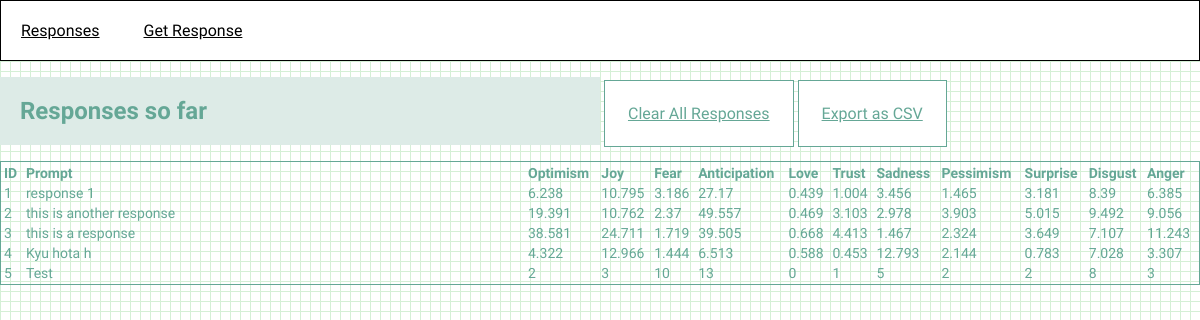
The app's page /, older data.
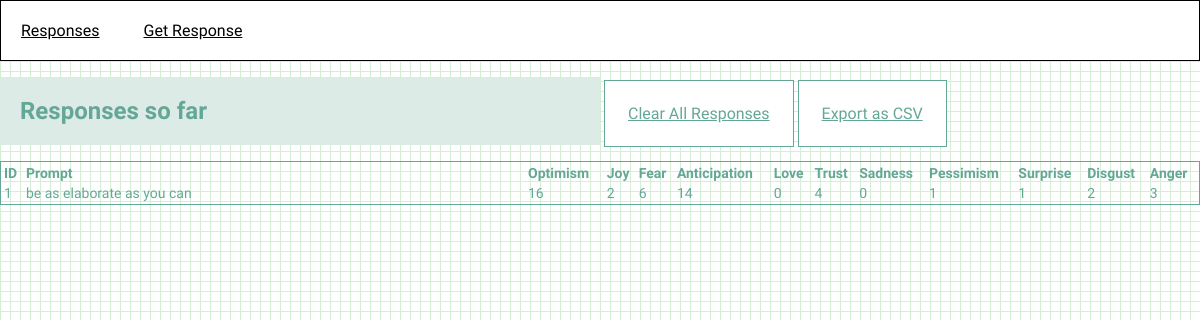
The same page, newer data.
### app.py (models this page shows, shortened)
class Response(db.Model):
    id = db.Column(db.Integer, primary_key=True)
    created_at = db.Column(db.DateTime(timezone=True), server_default=func.now())
    answerText = db.Column(db.Text)
    emotions = db.Column(db.JSON, nullable=False)  # Store emotions as JSON
    gcode_path = db.Column(db.String(255), nullable=True)

### app.py (the view)
@app.route('/')
def responses():
    responses = Response.query.all()
    return render_template('responses.html', responses=responses)

### templates/responses.html
{% extends 'base.html' %}
{% block content %}
<h1 class="response-heading">{% block title %}Responses so far{% endblock %}</h1>
<a href="{{ url_for('clear_responses') }}" class="btn btn-danger table-btns">Clear All Responses</a>
<a href="{{ url_for('export_responses') }}" class="btn btn-primary table-btns">Export as CSV</a>
<table class="table">
  <thead>
    <tr>
      <th>ID</th>
      <th>Prompt      </th>
      <th>Optimism    </th>
      <th>Joy         </th>
      <th>Fear        </th>
      <th>Anticipation</th>
      <th>Love        </th>
      <th>Trust       </th>
      <th>Sadness     </th>
      <th>Pessimism   </th>
      <th>Surprise    </th>
      <th>Disgust     </th>
      <th>Anger       </th>
    </tr>
  </thead>
  <tbody>
    {% for response in responses %}
    <tr>
      <td>{{ response.id }}</td>
      <td>{{ response.answerText }}</td>
      <td>{{ response.emotions.optimism }}</td>
      <td>{{ response.emotions.joy }}</td>
      <td>{{ response.emotions.fear }}</td>
      <td>{{ response.emotions.anticipation }}</td>
      <td>{{ response.emotions.love }}</td>
      <td>{{ response.emotions.trust }}</td>
      <td>{{ response.emotions.sadness }}</td>
      <td>{{ response.emotions.pessimism }}</td>
      <td>{{ response.emotions.surprise }}</td>
      <td>{{ response.emotions.disgust }}</td>
      <td>{{ response.emotions.anger }}</td>
    </tr>
    {% endfor %}
  </tbody>
</table>
{% endblock %}

### templates/base.html (shortened to what this page needs)
<!DOCTYPE html>
<html lang="en">
<head>
    <link rel="stylesheet" href="{{ url_for('static', filename= 'css/style.css') }}">
</head>
<body>
    <nav style="position: relative; width: 100%; border: 1px solid;">
        <a style="color: black; margin: 20px; display: inline-block;" href="{{ url_for('responses') }}">Responses</a>
        <a style="color: black; margin: 20px; display: inline-block;" href="{{ url_for('entry') }}">Get Response</a>
    </nav>
    <div class="line">
        {% block content %} {% endblock %}
    </div>
</body>
</html>

### static/css/style.css (style rules this page uses)
:root { --primary-color: #65A796; --background-color : #DDEBE7; }
.line { width: 100vw; height: 100vh; opacity: 1; background-image: linear-gradient(#d5efd6 1px, transparent 1px), linear-gradient(to right, #d5efd6 1px, #ffffff 1px); background-size: 10px 10px; }
.response-heading { display: inline-block; text-align: left; margin-left: auto; margin-right: auto; padding: 20px; font-size: 24px; width: 50vw; color: var(--primary-color); background-color: var(--background-color); }
.table-btns { width: fit-content; padding: 23px; color: var(--primary-color); display: inline-block; border: 1px solid var(--primary-color); font-size: 16px; background-color: white; }
.table { width: 100%; overflow-x: scroll; color:#65A796; font-size: 14px; text-align: left; border: 1px solid var(--primary-color); }
th:nth-child(1) { width : 20px; }
th:nth-child(2) { width : 500px; }
* { box-sizing:border-box; }

Row changes from the older to the newer data that the page shows:
removed Response: id "2", answerText "this is another response", emotions.optimism "19.391", emotions.joy "10.762", emotions.fear "2.37", emotions.anticipation "49.557", emotions.love "0.469", emotions.trust "3.103", emotions.sadness "2.978", emotions.pessimism "3.903", emotions.surprise "5.015", emotions.disgust "9.492", emotions.anger "9.056"
removed Response: id "3", answerText "this is a response", emotions.optimism "38.581", emotions.joy "24.711", emotions.fear "1.719", emotions.anticipation "39.505", emotions.love "0.668", emotions.trust "4.413", emotions.sadness "1.467", emotions.pessimism "2.324", emotions.surprise "3.649", emotions.disgust "7.107", emotions.anger "11.243"
removed Response: id "4", answerText "Kyu hota h", emotions.optimism "4.322", emotions.joy "12.966", emotions.fear "1.444", emotions.anticipation "6.513", emotions.love "0.588", emotions.trust "0.453", emotions.sadness "12.793", emotions.pessimism "2.144", emotions.surprise "0.783", emotions.disgust "7.028", emotions.anger "3.307"
removed Response: id "5", answerText "Test", emotions.optimism "2", emotions.joy "3", emotions.fear "10", emotions.anticipation "13", emotions.love "0", emotions.trust "1", emotions.sadness "5", emotions.pessimism "2", emotions.surprise "2", emotions.disgust "8", emotions.anger "3"
changed Response id 1: answerText "response 1" → "be as elaborate as you can"; emotions.optimism "6.238" → "16"; emotions.joy "10.795" → "2"; emotions.fear "3.186" → "6"; emotions.anticipation "27.17" → "14"; emotions.love "0.439" → "0"; emotions.trust "1.004" → "4"; emotions.sadness "3.456" → "0"; emotions.pessimism "1.465" → "1"; emotions.surprise "3.181" → "1"; emotions.disgust "8.39" → "2"; emotions.anger "6.385" → "3"
